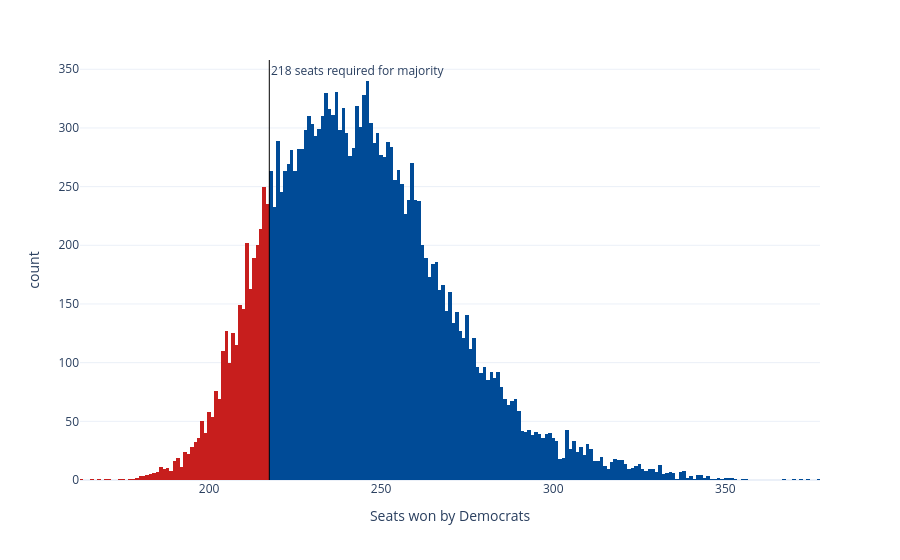

Notebook cell for this chart:
### Code cell
sims_hist = px.histogram(seat_sims, x='seats', nbins=np.unique(seat_sims['seats']).shape[0]*2, color='winner',
                         color_discrete_map={'Democrats': '#004b97', 'Republicans': '#c71e1d'},
                         labels={'seats':'Seats won by Democrats', 'winner': 'Winner'}, template='plotly_white')
sims_hist.update_traces(showlegend=False)
sims_hist.add_vline(x=217.5, line_width=1, line_color='black', annotation_text='218 seats required for majority', 
                    annotation_position='top right')
sims_hist

### Figure 1 — Plotly figure (JSON) as saved in the notebook; plotly's stock layout.template omitted (floating-point values rounded to 4 significant figures; data arrays with more than 128 entries replaced by an {"elided": "..."} marker saying what was removed)
{"data": [{"bingroup": "x", "hovertemplate": "Winner=Democrats<br>Seats won by Democrats=%{x}<br>count=%{y}<extra></extra>", "legendgroup": "Democrats", "marker": {"color": "#004b97", "pattern": {"shape": ""}}, "name": "Democrats", "nbinsx": 382, "orientation": "v", "showlegend": false, "type": "histogram", "x": {"elided": "17063 int values"}, "xaxis": "x", "yaxis": "y"}, {"bingroup": "x", "hovertemplate": "Winner=Republicans<br>Seats won by Democrats=%{x}<br>count=%{y}<extra></extra>", "legendgroup": "Republicans", "marker": {"color": "#c71e1d", "pattern": {"shape": ""}}, "name": "Republicans", "nbinsx": 382, "orientation": "v", "showlegend": false, "type": "histogram", "x": {"elided": "2937 int values"}, "xaxis": "x", "yaxis": "y"}], "layout": {"annotations": [{"showarrow": false, "text": "218 seats required for majority", "x": 217.5, "xanchor": "left", "xref": "x", "y": 1, "yanchor": "top", "yref": "y domain"}], "barmode": "relative", "legend": {"title": {"text": "Winner"}, "tracegroupgap": 0}, "margin": {"t": 60}, "shapes": [{"line": {"color": "black", "width": 1}, "type": "line", "x0": 217.5, "x1": 217.5, "xref": "x", "y0": 0, "y1": 1, "yref": "y domain"}], "xaxis": {"anchor": "y", "domain": [0, 1], "title": {"text": "Seats won by Democrats"}}, "yaxis": {"anchor": "x", "domain": [0, 1], "title": {"text": "count"}}}}
